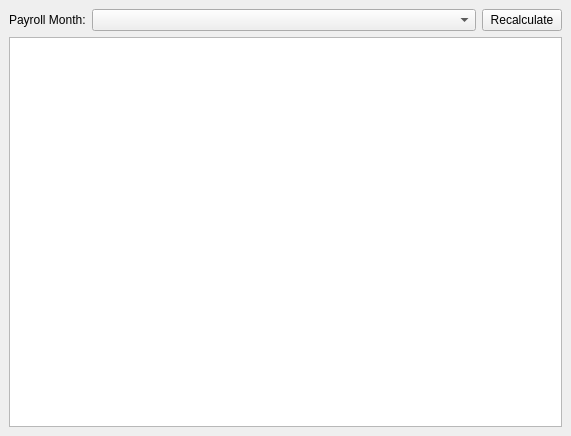
<?xml version="1.0" encoding="UTF-8"?>
<ui version="4.0">
 <class>Payroll</class>
 <widget class="QMainWindow" name="Payroll">
  <property name="geometry">
   <rect>
    <x>0</x>
    <y>0</y>
    <width>571</width>
    <height>436</height>
   </rect>
  </property>
  <property name="windowTitle">
   <string>Payroll</string>
  </property>
  <property name="windowIcon">
   <iconset resource="../../MegvelERP/src/res.qrc">
    <normaloff>:/images/preferences.png</normaloff>:/images/preferences.png</iconset>
  </property>
  <widget class="QWidget" name="centralwidget">
   <layout class="QVBoxLayout" name="verticalLayout">
    <item>
     <layout class="QHBoxLayout" name="horizontalLayout">
      <item>
       <widget class="QLabel" name="label">
        <property name="text">
         <string>Payroll Month:</string>
        </property>
       </widget>
      </item>
      <item>
       <widget class="QComboBox" name="comboBox">
        <property name="sizePolicy">
         <sizepolicy hsizetype="Preferred" vsizetype="Fixed">
          <horstretch>1</horstretch>
          <verstretch>0</verstretch>
         </sizepolicy>
        </property>
       </widget>
      </item>
      <item>
       <widget class="QPushButton" name="Recalculate">
        <property name="text">
         <string>Recalculate</string>
        </property>
       </widget>
      </item>
     </layout>
    </item>
    <item>
     <widget class="CustomQueryView" name="lstPayroll">
      <property name="alternatingRowColors">
       <bool>true</bool>
      </property>
      <property name="sortingEnabled">
       <bool>true</bool>
      </property>
     </widget>
    </item>
   </layout>
  </widget>
 </widget>
 <customwidgets>
  <customwidget>
   <class>CustomQueryView</class>
   <extends>QTreeView</extends>
   <header>customqueryview.h</header>
  </customwidget>
 </customwidgets>
 <resources>
  <include location="../../MegvelERP/src/res.qrc"/>
 </resources>
 <connections/>
</ui>
